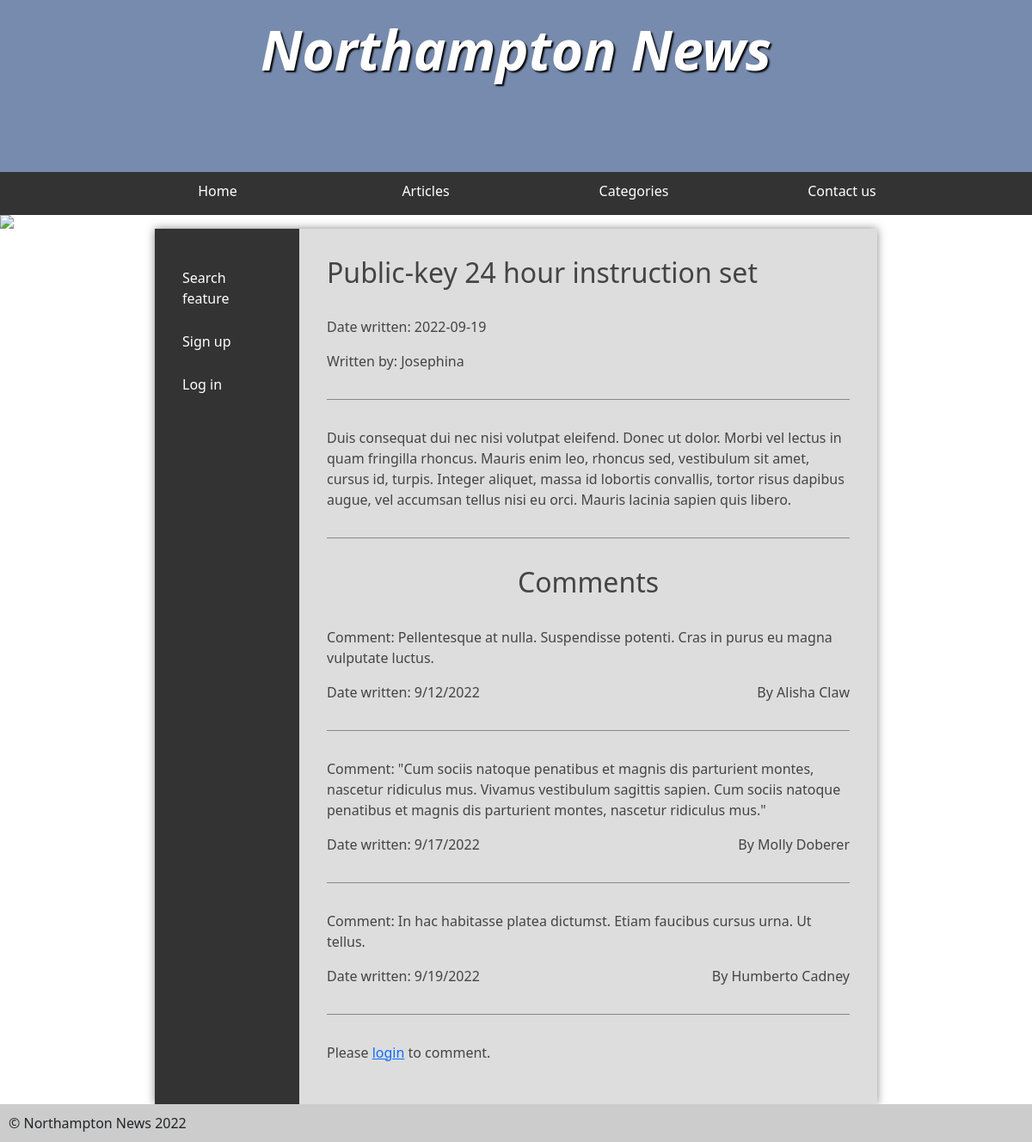
Screenshot of /article.php?article=Public-key 24 hour instruction set with the database file from the repository.
### tables this page shows
CREATE TABLE `articles` (
  `articleName` varchar(100) NOT NULL,
  `articleAuthor` varchar(45) DEFAULT NULL,
  `creationDate` date DEFAULT NULL,
  `categoryName` varchar(45) DEFAULT NULL,
  `articleContent` longtext DEFAULT NULL
);

CREATE TABLE `comment` (
  `commentId` int(11) NOT NULL,
  `firstName` varchar(45) DEFAULT NULL,
  `surname` varchar(45) DEFAULT NULL,
  `commentDate` varchar(45) DEFAULT NULL,
  `commentContent` mediumtext NOT NULL,
  `articleName` varchar(45) NOT NULL,
  `authorised` char(1) NOT NULL,
  `email` varchar(45) NOT NULL
);

### dbAccessObject.php (called while the page is built, shortened)
<?php
	class DbAccessObject{
		private $pdo;
		public function __construct($server, $username, $password, $schema){
			$this->pdo = new PDO("mysql:host=$server;dbname=$schema", "root", "root",
			[ PDO::ATTR_ERRMODE => PDO::ERRMODE_EXCEPTION]);
		}
		public function retrieveArticle($articleName){
			$query = $this->pdo->prepare('
				SELECT *
				FROM articles
				WHERE articleName = :articleName
				ORDER BY creationDate DESC');
			$criteria = ['articleName' => $articleName];
			$query->execute($criteria);
			return $query;
		}
		public function retrieveArticleComments($articleName) {
			$query = $this->pdo->prepare('
				SELECT *
				FROM comment
				WHERE articleName = :articleName
				AND authorised = :authorised
				');
			$criteria = ['articleName' => $articleName,
						'authorised' => 'Y'];
			$query->execute($criteria);
			return $query;
		}
	}

### article.php (the view, shortened to what this page needs)
<?php
	require 'header.php';
?>
<main>
<?php
		require 'leftColumn.php';
?>
			<article>
<?php
	$article = $dbAccessObject->retrieveArticle($_GET['article']);
	foreach ($article as $row){
		echo '<h2>' . $row['articleName'] . '</h2>';
		echo '<p> Date written: ' . $row['creationDate'] . '</p>';
		echo '<p> Written by: ' . $row['articleAuthor'] . '</p>';
		echo '<form>';
		echo '<p>' . $row['articleContent'] . '</p>';
		echo '</form>';
		echo '<form>
		</form>';
		$comments = $dbAccessObject->retrieveArticleComments($_GET['article']);
		echo"<h2 class='text-center'>Comments</h2>";
		foreach ($comments as $row) {
			echo '<p> Comment: ' . $row['commentContent'] .'</p>';
			echo '<p class="float-end"> By ' . $row['firstName'] . ' ' . $row['surname'] . '</p>';
			echo '<p> Date written: ' . $row['commentDate'] .'</p>';
			echo '<form>
				</form>';
		}
		if ($_SESSION['loggedIn'] == true){
			$validationResults = validateFields($_POST);
			if ($validationResults['isValid']){
				$getCommentId = $dbAccessObject->getCommentId();
				$commentContent=preg_replace("/[\n]/","<br>",$_POST['comment']);
				$getCommentId++;
				$commentDate = date('Y/m/d');
				$addCommentCriteria = [
						'commentId' => $getCommentId,
						'firstName' => $_SESSION['firstName'],
						'surname' => $_SESSION['surname'],
						'email' => $_SESSION['email'],
						'articleName' => $_GET['article'],
						'commentDate' => $commentDate,
						'commentContent' => $commentContent,
						'authorised' => 'N'];
				$addComment = $dbAccessObject->addComment($addCommentCriteria);
				echo '<p> Comment has been added. </p>';
				unset($_POST);
			}
			else {
				echo '  <form action="article.php?article=' . $row['articleName'] . '" method="POST">
						<label> Comment: </label><textarea name="comment"> </textarea>
						<input type="submit" name="submit" value="Submit" />
					</form> ';
			}
		}
		else {
			echo '<p> Please <a href="logIn.php">login</a> to comment. </p>';
		}
	}
?>
			</article>
		</main>
<?php
	require 'footer.php';
?>

### styles.css (style rules this page uses)
* { margin: 0; padding: 0; }
html { font-family: 'Oxygen-Regular', times, verdana, sans-serif; }
body { background-color: #fff; }
main { min-height: 50vh; background-color: #ddd; width: 70vw; display: block; margin: auto; box-shadow: 0px 0px 10px #888; color:#444; }
main h2 { font-size:2em; }
p, li, h2 { margin-bottom: 1em; }
form { padding-top: 2em; margin-top: 2em; border-top: 1px solid #888; }
main { display: table; }
main > article { display: table-cell; padding: 2em; }

### rows the page displays
articles: articleName "Public-key 24 hour instruction set", creationDate "2022-09-19", articleAuthor "Josephina", articleContent "Duis consequat dui nec nisi volutpat eleifend. Donec ut dolor. Morbi vel lectus in quam fringilla rhoncus. Mauris enim leo, rhoncus sed, vestibulum sit amet, cursus id, turpis. Integer aliquet, massa id lobortis convallis, tortor risus dapibus augue, vel accumsan tellus nisi eu orci. Mauris lacinia sapien quis libero."
comment: commentContent "Pellentesque at nulla. Suspendisse potenti. Cras in purus eu magna vulputate luctus.", firstName "Alisha", surname "Claw", commentDate "9/12/2022"
comment: commentContent "\"Cum sociis natoque penatibus et magnis dis parturient montes, nascetur ridiculus mus. Vivamus vestibulum sagittis sapien. Cum sociis natoque penatibus et magnis dis parturient montes, nascetur ridiculus mus.\"", firstName "Molly", surname "Doberer", commentDate "9/17/2022"
comment: commentContent "In hac habitasse platea dictumst. Etiam faucibus cursus urna. Ut tellus.", firstName "Humberto", surname "Cadney", commentDate "9/19/2022"
